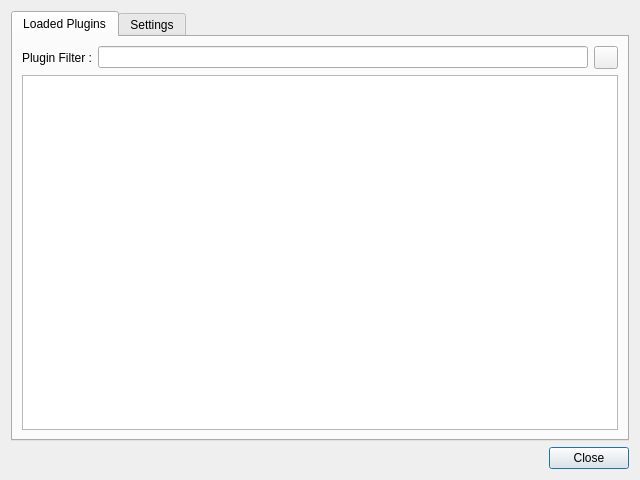
<?xml version="1.0" encoding="UTF-8"?>
<ui version="4.0">
 <class>PluginManager</class>
 <widget class="QDialog" name="PluginManager">
  <property name="geometry">
   <rect>
    <x>0</x>
    <y>0</y>
    <width>640</width>
    <height>480</height>
   </rect>
  </property>
  <property name="windowTitle">
   <string>Plugins Manager</string>
  </property>
  <property name="windowIcon">
   <iconset resource="../ressources.qrc">
    <normaloff>:/pyplugin/plugins.png</normaloff>:/pyplugin/plugins.png</iconset>
  </property>
  <layout class="QVBoxLayout" name="verticalLayout_3">
   <item>
    <widget class="QTabWidget" name="tabWidget">
     <property name="currentIndex">
      <number>0</number>
     </property>
     <widget class="QWidget" name="loadedPluginTab">
      <attribute name="icon">
       <iconset resource="../ressources.qrc">
        <normaloff>:/pyplugin/plugins.png</normaloff>:/pyplugin/plugins.png</iconset>
      </attribute>
      <attribute name="title">
       <string>Loaded Plugins</string>
      </attribute>
      <layout class="QVBoxLayout" name="verticalLayout">
       <item>
        <layout class="QHBoxLayout" name="horizontalLayout">
         <item>
          <widget class="QLabel" name="lPluginFilter">
           <property name="sizePolicy">
            <sizepolicy hsizetype="Maximum" vsizetype="Preferred">
             <horstretch>0</horstretch>
             <verstretch>0</verstretch>
            </sizepolicy>
           </property>
           <property name="text">
            <string>Plugin Filter :</string>
           </property>
          </widget>
         </item>
         <item>
          <widget class="QLineEdit" name="leFilter"/>
         </item>
         <item>
          <widget class="QToolButton" name="tbClear">
           <property name="text">
            <string/>
           </property>
           <property name="icon">
            <iconset resource="../ressources.qrc">
             <normaloff>:/explorer/remove.png</normaloff>:/explorer/remove.png</iconset>
           </property>
          </widget>
         </item>
        </layout>
       </item>
       <item>
        <widget class="QListWidget" name="lwPlugins">
         <property name="toolTip">
          <string>Uncheck plugin to disable it. 
Warning : Plugin will still be loaded on start up</string>
         </property>
        </widget>
       </item>
      </layout>
     </widget>
     <widget class="QWidget" name="settingsPluginTab">
      <attribute name="icon">
       <iconset resource="../ressources.qrc">
        <normaloff>:/images/settings.png</normaloff>:/images/settings.png</iconset>
      </attribute>
      <attribute name="title">
       <string>Settings</string>
      </attribute>
      <layout class="QVBoxLayout" name="verticalLayout_2">
       <item>
        <widget class="PathListEditor" name="plePluginsPaths">
         <property name="minimumSize">
          <size>
           <width>50</width>
           <height>50</height>
          </size>
         </property>
         <property name="title">
          <string>Plugins Paths</string>
         </property>
        </widget>
       </item>
       <item>
        <widget class="QGroupBox" name="groupBox">
         <property name="title">
          <string notr="true"/>
         </property>
         <layout class="QVBoxLayout" name="verticalLayout_4">
          <item>
           <layout class="QHBoxLayout" name="horizontalLayout_2">
            <item>
             <spacer name="horizontalSpacer_2">
              <property name="orientation">
               <enum>Qt::Horizontal</enum>
              </property>
              <property name="sizeHint" stdset="0">
               <size>
                <width>40</width>
                <height>20</height>
               </size>
              </property>
             </spacer>
            </item>
            <item>
             <widget class="QLabel" name="label">
              <property name="text">
               <string>Plugins Available</string>
              </property>
             </widget>
            </item>
            <item>
             <spacer name="horizontalSpacer">
              <property name="orientation">
               <enum>Qt::Horizontal</enum>
              </property>
              <property name="sizeHint" stdset="0">
               <size>
                <width>40</width>
                <height>20</height>
               </size>
              </property>
             </spacer>
            </item>
            <item>
             <widget class="QToolButton" name="tbReload">
              <property name="toolTip">
               <string>Find &amp; Reload Plugins</string>
              </property>
              <property name="text">
               <string/>
              </property>
              <property name="icon">
               <iconset resource="../ressources.qrc">
                <normaloff>:/images/restore.png</normaloff>:/images/restore.png</iconset>
              </property>
             </widget>
            </item>
           </layout>
          </item>
          <item>
           <widget class="QTreeWidget" name="twAvailablePlugins">
            <property name="toolTip">
             <string>if checked plugin will be loaded at start up</string>
            </property>
            <property name="alternatingRowColors">
             <bool>true</bool>
            </property>
            <property name="rootIsDecorated">
             <bool>false</bool>
            </property>
            <property name="itemsExpandable">
             <bool>false</bool>
            </property>
            <property name="sortingEnabled">
             <bool>true</bool>
            </property>
            <attribute name="headerCascadingSectionResizes">
             <bool>false</bool>
            </attribute>
            <attribute name="headerDefaultSectionSize">
             <number>250</number>
            </attribute>
            <attribute name="headerHighlightSections">
             <bool>false</bool>
            </attribute>
            <attribute name="headerMinimumSectionSize">
             <number>100</number>
            </attribute>
            <attribute name="headerShowSortIndicator" stdset="0">
             <bool>true</bool>
            </attribute>
            <attribute name="headerStretchLastSection">
             <bool>true</bool>
            </attribute>
            <column>
             <property name="text">
              <string>Plugin</string>
             </property>
            </column>
            <column>
             <property name="text">
              <string>File</string>
             </property>
            </column>
           </widget>
          </item>
         </layout>
        </widget>
       </item>
      </layout>
     </widget>
    </widget>
   </item>
   <item>
    <widget class="QDialogButtonBox" name="dbbButtons">
     <property name="standardButtons">
      <set>QDialogButtonBox::Close</set>
     </property>
    </widget>
   </item>
  </layout>
 </widget>
 <customwidgets>
  <customwidget>
   <class>PathListEditor</class>
   <extends>QGroupBox</extends>
   <header location="global">widget/PathListEditor.h</header>
   <container>1</container>
  </customwidget>
 </customwidgets>
 <resources>
  <include location="../ressources.qrc"/>
 </resources>
 <connections>
  <connection>
   <sender>dbbButtons</sender>
   <signal>rejected()</signal>
   <receiver>PluginManager</receiver>
   <slot>reject()</slot>
   <hints>
    <hint type="sourcelabel">
     <x>590</x>
     <y>276</y>
    </hint>
    <hint type="destinationlabel">
     <x>570</x>
     <y>326</y>
    </hint>
   </hints>
  </connection>
 </connections>
</ui>
